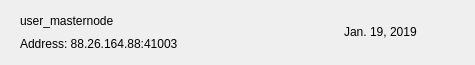
<?xml version="1.0" encoding="UTF-8"?>
<ui version="4.0">
 <class>MNRow</class>
 <widget class="QWidget" name="MNRow">
  <property name="geometry">
   <rect>
    <x>0</x>
    <y>0</y>
    <width>475</width>
    <height>65</height>
   </rect>
  </property>
  <property name="windowTitle">
   <string>Form</string>
  </property>
  <property name="styleSheet">
   <string notr="true"/>
  </property>
  <layout class="QVBoxLayout" name="verticalLayout_2">
   <property name="spacing">
    <number>0</number>
   </property>
   <property name="leftMargin">
    <number>20</number>
   </property>
   <property name="topMargin">
    <number>0</number>
   </property>
   <property name="rightMargin">
    <number>20</number>
   </property>
   <property name="bottomMargin">
    <number>0</number>
   </property>
   <item>
    <widget class="QFrame" name="frame_2">
     <property name="styleSheet">
      <string notr="true">border:none;</string>
     </property>
     <property name="frameShape">
      <enum>QFrame::StyledPanel</enum>
     </property>
     <property name="frameShadow">
      <enum>QFrame::Raised</enum>
     </property>
     <layout class="QHBoxLayout" name="horizontalLayout">
      <property name="leftMargin">
       <number>0</number>
      </property>
      <property name="rightMargin">
       <number>0</number>
      </property>
      <item>
       <widget class="QFrame" name="frame">
        <property name="styleSheet">
         <string notr="true">border:none;padding:0px;</string>
        </property>
        <property name="frameShape">
         <enum>QFrame::StyledPanel</enum>
        </property>
        <property name="frameShadow">
         <enum>QFrame::Raised</enum>
        </property>
        <layout class="QVBoxLayout" name="verticalLayout">
         <property name="spacing">
          <number>0</number>
         </property>
         <property name="leftMargin">
          <number>0</number>
         </property>
         <property name="topMargin">
          <number>0</number>
         </property>
         <property name="rightMargin">
          <number>0</number>
         </property>
         <property name="bottomMargin">
          <number>0</number>
         </property>
         <item>
          <widget class="QLabel" name="labelName">
           <property name="text">
            <string>user_masternode</string>
           </property>
          </widget>
         </item>
         <item>
          <widget class="QLabel" name="labelAddress">
           <property name="text">
            <string>Address: 88.26.164.88:41003</string>
           </property>
          </widget>
         </item>
        </layout>
       </widget>
      </item>
      <item>
       <spacer name="horizontalSpacer">
        <property name="orientation">
         <enum>Qt::Horizontal</enum>
        </property>
        <property name="sizeHint" stdset="0">
         <size>
          <width>40</width>
          <height>20</height>
         </size>
        </property>
       </spacer>
      </item>
      <item>
       <widget class="QLabel" name="labelDate">
        <property name="text">
         <string>Jan. 19, 2019</string>
        </property>
       </widget>
      </item>
      <item>
       <widget class="QPushButton" name="pushButtonMenu">
        <property name="focusPolicy">
         <enum>Qt::NoFocus</enum>
        </property>
        <property name="styleSheet">
         <string notr="true">border:none; background-color:transparent; padding:0px;</string>
        </property>
        <property name="text">
         <string/>
        </property>
        <property name="icon">
         <iconset>
          <normaloff>:/ic-menu-hover</normaloff>:/ic-menu-hover</iconset>
        </property>
        <property name="iconSize">
         <size>
          <width>24</width>
          <height>24</height>
         </size>
        </property>
       </widget>
      </item>
     </layout>
    </widget>
   </item>
   <item>
    <widget class="QLabel" name="lblDivisory">
     <property name="minimumSize">
      <size>
       <width>0</width>
       <height>1</height>
      </size>
     </property>
     <property name="maximumSize">
      <size>
       <width>16777215</width>
       <height>1</height>
      </size>
     </property>
     <property name="text">
      <string/>
     </property>
     <property name="alignment">
      <set>Qt::AlignBottom|Qt::AlignLeading|Qt::AlignLeft</set>
     </property>
    </widget>
   </item>
  </layout>
 </widget>
 <resources/>
 <connections/>
</ui>
